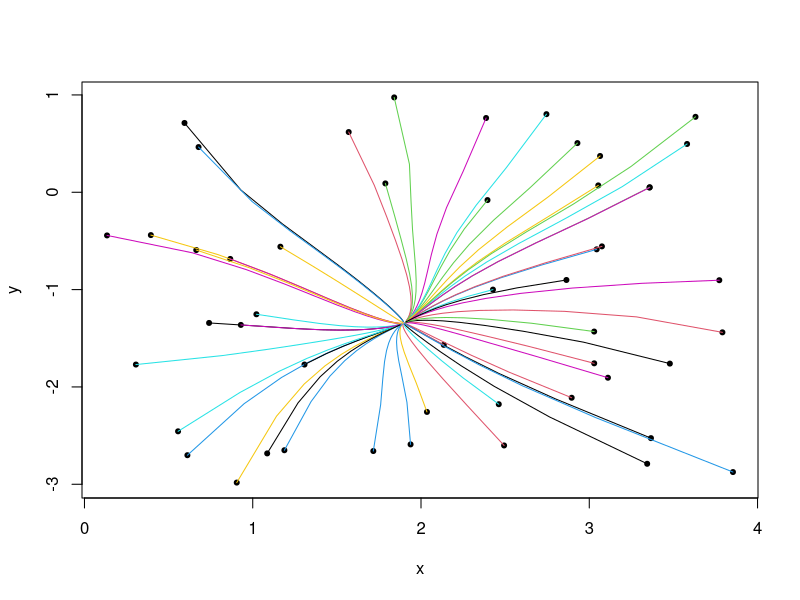

Write R code to recreate this figure.
# Shift that mean
# See Cheng 1995 for details
# Replace data below with whatever data you want to use

S <- matrix(c(rnorm(200, 2,  1),  rnorm(200,  -1,  1)),  200,  2)
T <- cbind(runif(50, 0, 4), runif(50, -3, 1))
h0 <- 1.06 * sd(as.vector(S)) * 200^-0.2
K <- function(x) dnorm(x[1], 0, h0) * dnorm(x[2], 0, h0)
w = rep(1, 200)

its <- 15
co = 1

results <- array(0, dim=c(50, 2, its+1))
results[,,1] <- T
                 
for( i in 1:its )
{
  for( iT in 1:nrow(T) ) {
    x = results[iT, , i]   # results at iT x i
    de <- c(0, 0)
    tt <- 0.0
    for( iS in 1:200 )
    {
      kv <- K(x - S[iS,])             # get value of K
      de <- de + kv * w[iS] * S[iS,]  # update de
      tt = tt + kv * w[iS]
    }
    results[iT, , i+1] <- de/tt
    }
  co <- 1 + (co %% 7)
  }

plot(range(T[, 1]), range(T[, 2]), type='n', xlab="x", ylab="y")
points(T[, 1], T[, 2], pch=20)
co <- 1
for( i in 1:nrow(results ) )
    {
        matlines(results[i, 1, ], results[i, 2, ],  col=co)
        co <- 1 + (co %% 7)
    }
# Done! Use the results

      

    


